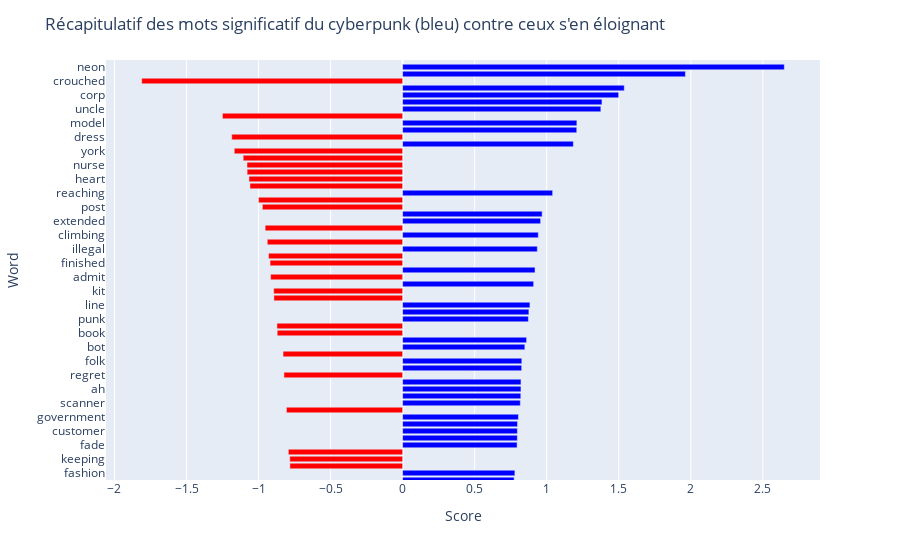

The notebook cell saved with this chart:
### Code cell
import pickle
# save the model to disk
filename = 'finalized_model.sav'
lr = pickle.load(open(filename, 'rb'))

lr_global = lr.explain_global(name="Logistic Regression")

df = pd.DataFrame({"Word":lr_global.data()["names"],"Score":lr_global.data()["scores"]},index=lr_global.data()["names"])

df["Abs_score"]=df["Score"].apply(abs)

df["Color"] = df["Score"].apply(lambda x : 1 if x > 0 else 0)

df = df.sort_values("Abs_score",ascending=True)

import plotly_express as px
data = df[df["Score"]!=0]
fig = px.bar(data,  y='Word',x='Score', color="Color", orientation='h',
            color_continuous_scale='Bluered_r')
fig.update(layout_coloraxis_showscale=False)
fig.update_yaxes(range=[len(data)-60, len(data)])
fig.update_layout(title={"text":"Récapitulatif des mots significatif du cyberpunk (bleu) contre ceux s'en éloignant"})

### Figure 1 — Plotly figure (JSON) as saved in the notebook; plotly's stock layout.template omitted (floating-point values rounded to 4 significant figures; data arrays with more than 128 entries replaced by an {"elided": "..."} marker saying what was removed)
{"data": [{"alignmentgroup": "True", "hovertemplate": "Score=%{x}<br>Word=%{y}<br>Color=%{marker.color}<extra></extra>", "legendgroup": "", "marker": {"color": {"elided": "1125 int values"}, "coloraxis": "coloraxis", "pattern": {"shape": ""}}, "name": "", "offsetgroup": "", "orientation": "h", "showlegend": false, "textposition": "auto", "type": "bar", "x": {"elided": "1125 float values"}, "xaxis": "x", "y": {"elided": "1125 str values"}, "yaxis": "y"}], "layout": {"barmode": "relative", "coloraxis": {"colorbar": {"title": {"text": "Color"}}, "colorscale": [[0, "rgb(255,0,0)"], [1, "rgb(0,0,255)"]], "showscale": false}, "legend": {"tracegroupgap": 0}, "margin": {"t": 60}, "title": {"text": "Récapitulatif des mots significatif du cyberpunk (bleu) contre ceux s'en éloignant"}, "xaxis": {"anchor": "y", "domain": [0, 1], "title": {"text": "Score"}}, "yaxis": {"anchor": "x", "domain": [0, 1], "range": [1065, 1125], "title": {"text": "Word"}}}}
